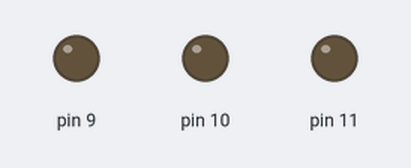
Simulated run of this sketch. Board: Arduino Uno, built with avr-gcc and run on an emulated ATmega328P. Shown: output pins drawn as LEDs (lit = HIGH).

Above: at 0.15 s.
At 7.66 s:
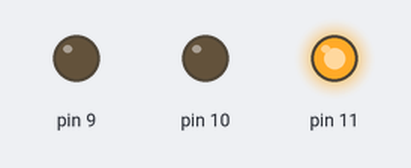
At 19.99 s:
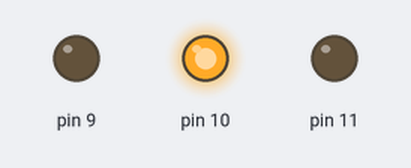
At 39.84 s:
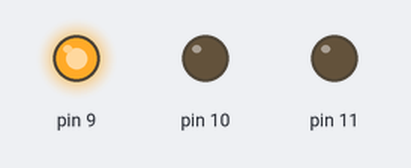
Timing chart, 0 to 40.0 s (numbered marks = the images above):
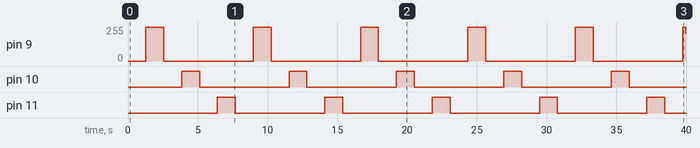

Measured:
- by itself, pin 9: 0/255 → 255/255 at 1.3 s, → 0/255 1.3 s later, → 255/255 6.4 s later, → 0/255 1.3 s later, … (12 changes in this stretch)
- by itself, pin 10, pin 11: alternates HIGH for 1.3 s and LOW for 6.4 s

The sketch:

3ledblink.ino
```cpp
void setup() {
  // put your setup code here, to run once:
  pinMode(9, OUTPUT);
  pinMode(10, OUTPUT);
  pinMode(11, OUTPUT);
}

void loop() {
  // put your main code here, to run repeatedly:

  // pin 9
  for(int i = 0; i<256; i++)
  {
    analogWrite(9, i);
    delay(5);
  }
  for(int i = 255; i>=0; i--)
  {
    analogWrite(9, i);
    delay(5);
  }

  // pin 10
  for(int i = 0; i<256; i++)
  {
    analogWrite(10, i);
    delay(5);
  }
  for(int i = 255; i>=0; i--){
    analogWrite(10, i);
    delay(5);
  }

  // pin 11
  for(int i = 0; i<256; i++)
  {
    analogWrite(11, i);
    delay(5);
  }
  for(int i = 255; i>=0; i--){
    analogWrite(11, i);
    delay(5);
  }
}
```
